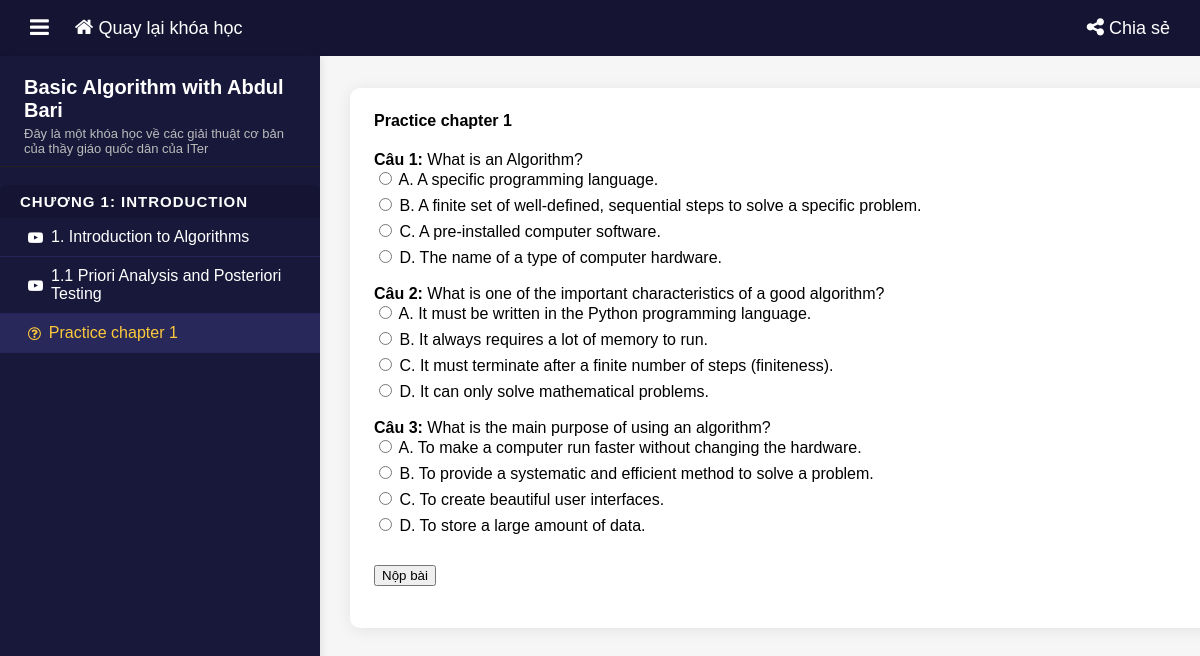
Screenshot of /courses/21/study/?quiz=3 (signed in) with the database file from the repository.
### app/models.py (models this page shows, shortened)
class Course(models.Model):
    courseID = models.AutoField(primary_key=True)  # Tự động tăng ID cho khóa học
    courseName = models.CharField(max_length=1000) # Tên khóa học
    thumbnail = models.ImageField(upload_to='thumbnails/', default="thumbnails/default-product-card.webp", null=True, blank=True)  # Thumbnail ảnh cho course
    description = models.TextField()  # Mô tả khóa học
    duration = models.CharField(max_length=100)  # Thời gian khóa học
    created_at = models.DateTimeField(auto_now_add=True)  # Ngày giờ khóa học được tạo
    level = models.CharField(max_length=50)  # Cấp độ khóa học (beginner, intermediate, advanced)
    language = models.CharField(max_length=50)  # Ngôn ngữ khóa học
    register_count = models.IntegerField(default=0)  # Số lượng người đăng ký khóa học
    rating = models.DecimalField(max_digits=3, decimal_places=2, default=5)  # Đánh giá khóa học (0-5)
    created_by = models.ForeignKey(
        "app.User",
        on_delete=models.SET_NULL,
        null=True,
        related_name="created_courses"
    )
    categories = models.ManyToManyField("app.CourseCategory", related_name="courses", blank=True)

class Chapter(models.Model):
    course = models.ForeignKey(Course, on_delete=models.CASCADE, related_name='chapters')
    title = models.CharField(max_length=200)
    order = models.PositiveIntegerField(default=1)

class Lesson(models.Model):
    THEORY = 'theory'
    QUESTION = 'question'
    LESSON_TYPE_CHOICES = [
        (THEORY, 'Lý thuyết'),
        (QUESTION, 'Câu hỏi'),
    ]
    course = models.ForeignKey(Course, on_delete=models.CASCADE, related_name='lessons')
    chapter = models.ForeignKey('Chapter', on_delete=models.CASCADE, related_name='lessons', null=True, blank=True)
    title = models.CharField(max_length=100)
    lesson_type = models.CharField(max_length=20, choices=LESSON_TYPE_CHOICES, default=THEORY)
    youtube_url = models.URLField(blank=True, null=True)  # URL YouTube cho lesson lý thuyết
    embed_code = models.TextField(blank=True, null=True)  # HTML iframe hoặc mã nhúng YouTube
    question_list_title = models.CharField(max_length=200, blank=True, null=True)
    created_at = models.DateTimeField(auto_now=True)

class Question(models.Model):
    lesson = models.ForeignKey(Lesson, on_delete=models.CASCADE, related_name='questions')
    question_text = models.CharField(max_length=500)
    answer_a = models.CharField(max_length=200)
    answer_b = models.CharField(max_length=200)
    answer_c = models.CharField(max_length=200)
    answer_d = models.CharField(max_length=200)
    correct_answer = models.CharField(
        max_length=1,
        choices=[('A', 'A'), ('B', 'B'), ('C', 'C'), ('D', 'D')]
    )

### app/views.py (the view)
# urls.py: path('courses/<int:courseID>/study/', views.study_course, name='study_course'),
@login_required
def study_course(request, courseID):
    course = get_object_or_404(Course, pk=courseID)
    if not Enrollment.objects.filter(user=request.user, course=course).exists() and request.user != course.created_by:
        messages.error(request, "Bạn cần đăng ký khóa học để truy cập nội dung này.")
        return redirect('course_detail', courseID=courseID)
    chapters = course.chapters.prefetch_related('lessons').order_by('order')
    current_lesson = None
    current_type = None
    lesson_id = request.GET.get('lesson')
    quiz_id = request.GET.get('quiz')
    if lesson_id:
        current_lesson = get_object_or_404(Lesson, pk=lesson_id, course=course, lesson_type='theory')
        current_type = "lesson"
    elif quiz_id:
        current_lesson = get_object_or_404(Lesson, pk=quiz_id, course=course, lesson_type='question')
        current_type = "quiz"
    context = {
        'course': course,
        'chapters': chapters,
        'current_lesson': current_lesson,
        'current_type': current_type,
    }
    return render(request, 'app/study-course.html', context)

### app/templates/app/study-course.html (shortened to what this page needs)
{% load static %}
<!DOCTYPE html>
<html lang="vi">
<head>
    <link rel="stylesheet" href="https://cdnjs.cloudflare.com/ajax/libs/font-awesome/4.7.0/css/font-awesome.min.css">
</head>
<body>
    <div class="navbar-study">
        <div class="left">
            <button id="toggleSidebar"><i class="fa fa-bars"></i></button>
            <a href="{% url 'course_detail' course.courseID %}" title="Quay lại khóa học"><i class="fa fa-home"></i> <span class="d-none d-md-inline">Quay lại khóa học</span></a>
        </div>
        <div class="right">
            <button onclick="navigator.share ? navigator.share({title:document.title,url:window.location.href}) : alert('Trình duyệt không hỗ trợ chia sẻ!')">
                <i class="fa fa-share-alt"></i> <span class="d-none d-md-inline">Chia sẻ</span>
            </button>
        </div>
    </div>
    <div class="study-container">
        <nav class="sidebar-study" id="sidebarStudy">
            <div class="sidebar-header">
                <h3>{{ course.courseName }}</h3>
                <div style="font-size:13px; color:#bbb;">{{ course.description|truncatechars:80 }}</div>
            </div>
            {% for chapter in chapters %}
                <div class="sidebar-section">
                    <div class="sidebar-section-title">Chương {{ chapter.order }}: {{ chapter.title }}</div>
                    <ul class="sidebar-list">
                        {% for lesson in chapter.lessons.all %}
                            {% if lesson.lesson_type == 'theory' %}
                                <li class="sidebar-list-item {% if current_lesson and lesson.id == current_lesson.id %}active{% endif %}">
                                    <a href="{% url 'study_course' course.courseID %}?lesson={{ lesson.id }}" style="color:inherit;text-decoration:none;display:flex;align-items:center;gap:8px;">
                                        <i class="fa fa-youtube-play"></i> {{ lesson.title }}
                                    </a>
                                </li>
                            {% elif lesson.lesson_type == 'question' %}
                                <li class="sidebar-list-item {% if current_lesson and lesson.id == current_lesson.id %}active{% endif %}">
                                    <a href="{% url 'study_course' course.courseID %}?quiz={{ lesson.id }}" style="color:inherit;text-decoration:none;display:flex;align-items:center;gap:8px;">
                                        <i class="fa fa-question-circle-o"></i> {{ lesson.question_list_title|default:lesson.title }}
                                    </a>
                                </li>
                            {% endif %}
                        {% endfor %}
                    </ul>
                </div>
            {% endfor %}
        </nav>
        <main class="study-content">
            {% if current_type == "lesson" and current_lesson %}
                <div class="lesson-responsive">
                    {{ current_lesson.embed_code|safe }}
                </div>
                <h2 style="margin-bottom:12px;">{{ current_lesson.title }}</h2>
            {% elif current_type == "quiz" and current_lesson %}
                <div class="quiz-block">
                    <h4>{{ current_lesson.question_list_title|default:current_lesson.title }}</h4>
                    <form id="quizForm">
                        {% for q in current_lesson.questions.all %}
                            <div class="quiz-question">
                                <div><b>Câu {{ forloop.counter }}:</b> {{ q.question_text }}</div>
                                <div class="quiz-options">
                                    <label><input type="radio" name="q{{ q.id }}" value="A"> A. {{ q.answer_a }}</label>
                                    <label><input type="radio" name="q{{ q.id }}" value="B"> B. {{ q.answer_b }}</label>
                                    <label><input type="radio" name="q{{ q.id }}" value="C"> C. {{ q.answer_c }}</label>
                                    <label><input type="radio" name="q{{ q.id }}" value="D"> D. {{ q.answer_d }}</label>
                                </div>
                            </div>
                        {% endfor %}
                        <button type="submit" style="margin-top:12px;" class="btn btn-success">Nộp bài</button>
                    </form>
                </div>
            {% else %}
                <div style="color:#888;font-size:18px;">Chọn một bài học hoặc bài kiểm tra từ menu bên trái để bắt đầu.</div>
            {% endif %}
        </main>
    </div>
</body>
</html>

### app/templates/app/study-course.html (style rules this page uses)
body { margin: 0; background: #f6f6f6; font-family: Arial, sans-serif; }
.navbar-study { background: rgb(21,21,51); color: #fff; display: flex; align-items: center; padding: 0 24px; height: 56px; justify-content: space-between; }
.navbar-study .left, .navbar-study .right { display: flex; align-items: center; gap: 12px; }
.navbar-study a, .navbar-study button { color: #fff; background: none; border: none; font-size: 18px; cursor: pointer; text-decoration: none; }
.navbar-study .fa-bars { font-size: 22px; margin-right: 8px; }
.navbar-study .fa-share-alt { font-size: 20px; }
.navbar-study .fa-home { font-size: 20px; }
.study-container { display: flex; height: calc(100vh - 56px); }
.sidebar-study { width: 320px; min-width: 220px; max-width: 380px; background: #18183a; color: #fff; overflow-y: auto; transition: transform 0s cubic-bezier(.4,0,.2,1); box-shadow: 2px 0 8px rgba(0,0,0,0.08); }
.sidebar-header { padding: 20px 24px 10px 24px; border-bottom: 1px solid #222; }
.sidebar-header h3 { margin: 0 0 4px 0; font-size: 20px; }
.sidebar-section { margin-top: 18px; }
.sidebar-section-title { background: rgb(21,21,51); padding: 8px 20px; font-weight: bold; text-transform: uppercase; font-size: 15px; border-radius: 6px 6px 0 0; letter-spacing: 1px; }
.sidebar-list { list-style: none; margin: 0; padding: 0 0 0 0; }
.sidebar-list-item { padding: 10px 28px; border-bottom: 1px solid #23235a; cursor: pointer; display: flex; align-items: center; gap: 8px; background: none; color: #fff; transition: background 0.2s; }
.sidebar-list-item.active, .sidebar-list-item:hover { background: #28285a; color: #FDC93B; }
.sidebar-list-item .fa { font-size: 15px; }
.study-content { flex: 1; padding: 32px 30px 030px 30px; display: flex; flex-direction: column; align-items: center; justify-content: flex-start; min-width: 0; transition: margin-left 0.3s cubic-bezier(.4,0,.2,1); }
.lesson-responsive, .quiz-block { transition: width 0.3s cubic-bezier(.4,0,.2,1), max-width 1s cubic-bezier(.4,0,.2,1), margin 1s cubic-bezier(.4,0,.2,1); }
.quiz-block { background: #fff; border-radius: 10px; padding: 24px; box-shadow: 0 2px 16px rgba(0,0,0,0.08); max-width: 900px; width: 100%; margin: 0 auto; text-align: left; transition: margin 0.3s cubic-bezier(.4,0,.2,1), max-width 0.3s, width 0.3s; position: relative; left: 0; }
.quiz-block h4 { margin-top: 0; }
.quiz-question { margin-bottom: 18px; }
.quiz-options label { display: block; margin-bottom: 6px; cursor: pointer; }

### rows the page displays
Course: courseName "Basic Algorithm with Abdul Bari", description "Đây là một khóa học về các giải thuật cơ bản của thầy giáo quốc dân của ITer"
Chapter: order "1", title "INTRODUCTION"
Lesson: title "1. Introduction to Algorithms"
Lesson: title "1.1 Priori Analysis and Posteriori Testing"
Lesson: question_list_title "Practice chapter 1"
Question: question_text "What is an Algorithm?", answer_a "A specific programming language.", answer_b "A finite set of well-defined, sequential steps to solve a specific problem.", answer_c "A pre-installed computer software.", answer_d "The name of a type of computer hardware."
Question: question_text "What is one of the important characteristics of a good algorithm?", answer_a "It must be written in the Python programming language.", answer_b "It always requires a lot of memory to run.", answer_c "It must terminate after a finite number of steps (finiteness).", answer_d "It can only solve mathematical problems."
Question: question_text "What is the main purpose of using an algorithm?", answer_a "To make a computer run faster without changing the hardware.", answer_b "To provide a systematic and efficient method to solve a problem.", answer_c "To create beautiful user interfaces.", answer_d "To store a large amount of data."
